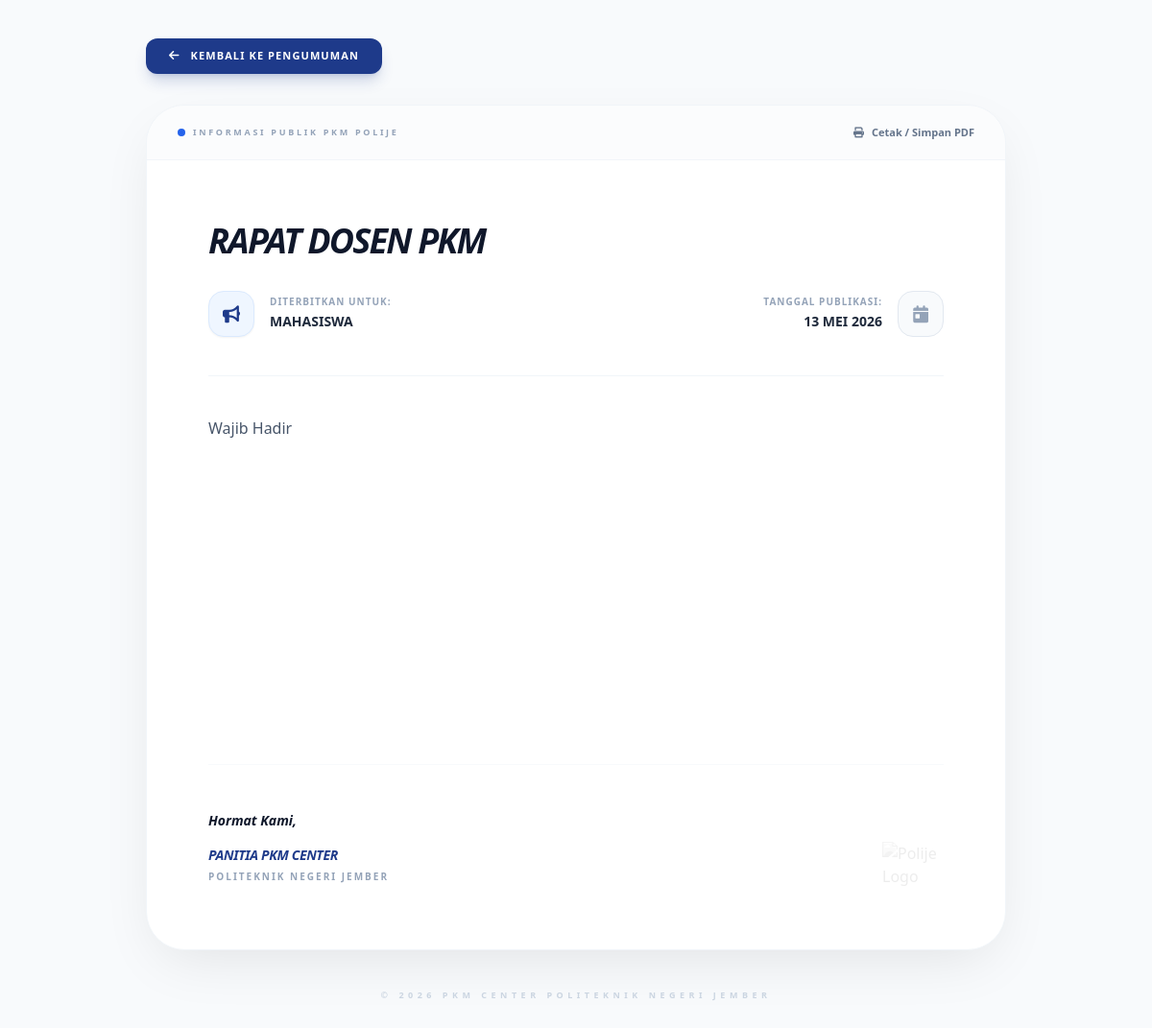
/page/detail_pengumuman.php?id=3, run on the app's committed database.
### tables this page shows
CREATE TABLE `pesan` (
  `id_pesan` int NOT NULL,
  `judul_pesan` varchar(255) NOT NULL,
  `tujuan_pesan` enum('Semua','Mahasiswa','Dosen') NOT NULL,
  `isi_pesan` longtext NOT NULL,
  `tgl_kirim` timestamp NULL DEFAULT CURRENT_TIMESTAMP
);

### page/detail_pengumuman.php (the view, shortened to what this page needs)
<?php
require_once '../koneksi/koneksi.php';
$id = isset($_GET['id']) ? $_GET['id'] : null;
try {
    $stmt = $pdo->prepare("SELECT * FROM pesan WHERE id_pesan = :id AND tujuan_pesan IN ('Semua', 'Mahasiswa')");
    $stmt->execute([':id' => $id]);
    $pesan = $stmt->fetch(PDO::FETCH_ASSOC);
} catch (PDOException $e) {
    die("Kesalahan database: " . $e->getMessage());
}
function tgl_indo($timestamp) {
    $bulan = [
        1 => 'Januari', 'Februari', 'Maret', 'April', 'Mei', 'Juni',
        'Juli', 'Agustus', 'September', 'Oktober', 'November', 'Desember'
    ];
    $date = date('Y-m-d', strtotime($timestamp));
    $split = explode('-', $date);
    return $split[2] . ' ' . $bulan[(int)$split[1]] . ' ' . $split[0];
}
?>
<!DOCTYPE html>
<html lang="id">
<head>
    <script src="https://cdn.tailwindcss.com"></script>
    <link href="https://cdnjs.cloudflare.com/ajax/libs/font-awesome/6.0.0/css/all.min.css" rel="stylesheet">
</head>
<body class="font-sans antialiased bg-slate-50 text-slate-800">
    <main class="w-full min-h-screen pt-10 pb-20 px-4 md:px-10 flex justify-center">
        <div class="max-w-4xl w-full">
            <div class="mb-8 no-print flex justify-start">
                <a href="pengumuman.php" class="inline-flex items-center gap-3 px-6 py-2.5 bg-blue-900 text-white hover:bg-blue-800 transition-all duration-300 rounded-xl shadow-lg shadow-blue-900/20 group">
                    <i class="fas fa-arrow-left text-xs group-hover:-translate-x-1 transition-transform"></i>
                    <span class="text-[11px] font-black uppercase tracking-widest">Kembali ke Pengumuman</span>
                </a>
            </div>
            <div class="print-area bg-white rounded-[2.5rem] shadow-[0_20px_60px_-15px_rgba(0,0,0,0.1)] border border-slate-100 overflow-hidden">
                <div class="no-print bg-slate-50/50 px-8 py-5 border-b border-slate-100 flex justify-between items-center">
                    <div class="flex items-center gap-2">
                        <span class="w-2 h-2 bg-blue-600 rounded-full animate-pulse"></span>
                        <span class="text-[9px] font-black text-slate-400 uppercase tracking-[0.3em]">Informasi Publik PKM Polije</span>
                    </div>
                    <button onclick="window.print()" class="text-slate-500 hover:text-blue-900 text-[11px] font-black flex items-center gap-2 transition-all">
                        <i class="fas fa-print"></i> Cetak / Simpan PDF
                    </button>
                </div>
                <div class="p-8 md:p-16 text-left">
                    <header class="mb-10 border-b border-slate-100 pb-10">
                        <h1 class="text-2xl md:text-4xl font-black text-slate-900 leading-tight mb-8 tracking-tighter uppercase italic">
                            <?= htmlspecialchars($pesan['judul_pesan']) ?>
                        </h1>
                        <div class="flex flex-col md:flex-row md:items-center justify-between gap-6">
                            <div class="flex items-center gap-4">
                                <div class="w-12 h-12 rounded-2xl bg-blue-50 flex items-center justify-center text-blue-900 text-lg border border-blue-100 shadow-sm">
                                    <i class="fas fa-bullhorn"></i>
                                </div>
                                <div>
                                    <p class="text-[10px] font-black text-slate-400 uppercase tracking-widest leading-none mb-1.5">Diterbitkan Untuk:</p>
                                    <p class="text-sm font-black text-slate-800 uppercase"><?=($pesan['tujuan_pesan'])?></p>
                                </div>
                            </div>
                            <div class="flex items-center gap-4 md:text-right">
                                <div class="md:order-2 w-12 h-12 rounded-2xl bg-slate-50 flex items-center justify-center text-slate-400 text-lg border border-slate-200">
                                    <i class="fas fa-calendar-day"></i>
                                </div>
                                <div class="md:order-1">
                                    <p class="text-[10px] font-black text-slate-400 uppercase tracking-widest leading-none mb-1.5">Tanggal Publikasi:</p>
                                    <p class="text-sm font-black text-slate-800 uppercase"><?= tgl_indo($pesan['tgl_kirim']) ?></p>
                                </div>
                            </div>
                        </div>
                    </header>
                    <article class="text-sm md:text-base text-slate-600 antialiased">
                        <div class="text-content text-left min-h-[300px]"><?= htmlspecialchars(trim($pesan['isi_pesan'])) ?></div>
                        <div class="pt-12 flex justify-between items-end border-t border-slate-50 mt-16">
                            <div>
                                <p class="text-sm font-bold text-slate-900 italic">Hormat Kami,</p>
                                <div class="mt-4">
                                    <p class="text-sm font-black text-blue-900 uppercase tracking-tight italic">Panitia PKM Center</p>
                                    <p class="text-[10px] text-slate-400 font-bold uppercase tracking-[0.2em]">Politeknik Negeri Jember</p>
                                </div>
                            </div>
                            <div class="opacity-10 grayscale hidden md:block">
                                <img src="../image/LogoPolije.png" class="w-16" alt="Polije Logo">
                            </div>
                        </div>
                    </article>
                </div>
            </div>
            <div class="mt-10 text-center no-print">
                <p class="text-[9px] font-black text-slate-300 uppercase tracking-[0.5em]">&copy; 2026 PKM CENTER POLITEKNIK NEGERI JEMBER</p>
            </div>
        </div>
    </main>
</body>
</html>

### page/detail_pengumuman.php (style rules this page uses)
.text-content { white-space: pre-wrap; word-wrap: break-word; line-height: 1.8; }

### data on the page
pesan: judul_pesan "RAPAT DOSEN PKM", tujuan_pesan "MAHASISWA", tgl_kirim "13 MEI 2026", isi_pesan "Wajib Hadir"
